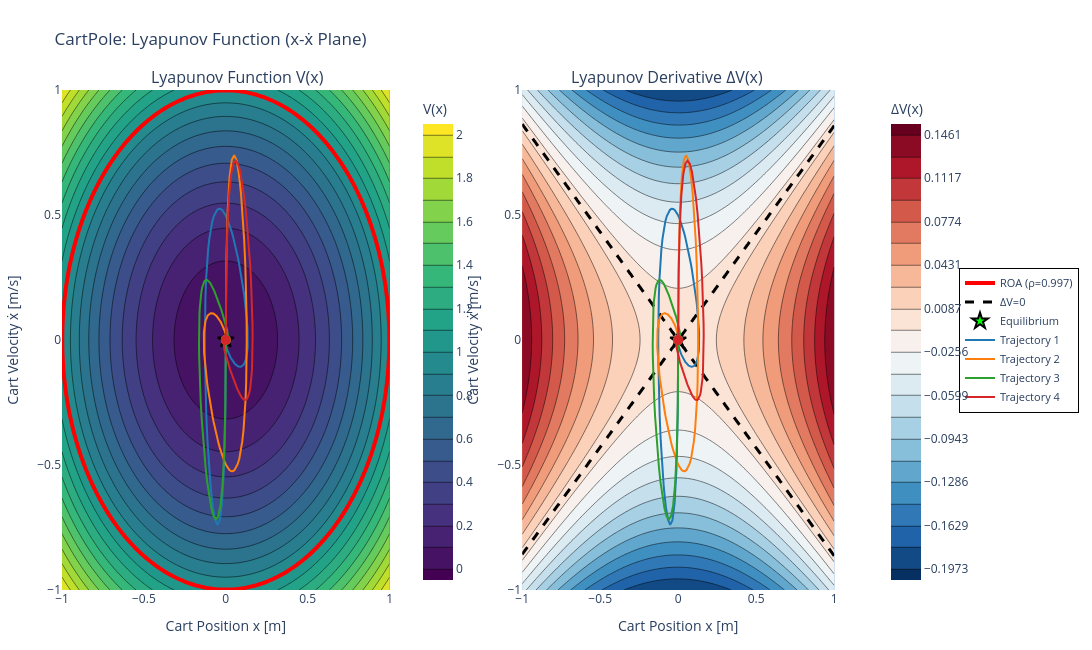

The cell this chart's notebook holds for it:
### Code cell
# 2D Lyapunov Function Visualization, position and linear velocity
state_limits_x_xdot = ((-1.0, 1.0), (-1.0, 1.0))
state_indices_x_xdot = (0, 2)

plot_lyapunov_2d(
    lyapunov_nn,
    controller,
    discrete_system,
    state_limits_x_xdot,
    state_indices=state_indices_x_xdot,
    state_names=("Cart Position x [m]", "Cart Velocity ẋ [m/s]"),
    rho=rho,
    grid_resolution=120,
    trajectories=trajectories,
    title="CartPole: Lyapunov Function (x-ẋ Plane)",
    show=False,
    colorscale="Viridis",
    trajectory_colorscale="D3",
)

### Figure 1 — Plotly figure (JSON) as saved in the notebook; plotly's stock layout.template omitted (floating-point values rounded to 4 significant figures; data arrays with more than 128 entries replaced by an {"elided": "..."} marker saying what was removed)
{"data": [{"colorbar": {"title": {"text": "V(x)"}, "x": 0.45}, "colorscale": [[0, "#440154"], [0.1111, "#482878"], [0.2222, "#3e4989"], [0.3333, "#31688e"], [0.4444, "#26828e"], [0.5556, "#1f9e89"], [0.6667, "#35b779"], [0.7778, "#6ece58"], [0.8889, "#b5de2b"], [1, "#fde725"]], "contours": {"end": 2, "size": 0.1, "start": 0}, "hovertemplate": "%{xaxis.title.text}: %{x:.3f}<br>%{yaxis.title.text}: %{y:.3f}<br>V: %{z:.3f}<extra></extra>", "type": "contour", "x": [-1.0, -0.9832, -0.9664, -0.9496, -0.9328, -0.916, -0.8992, -0.8824, -0.8655, -0.8487, -0.8319, -0.8151, -0.7983, -0.7815, -0.7647, -0.7479, -0.7311, -0.7143, -0.6975, -0.6807, -0.6639, -0.6471, -0.6303, -0.6134, -0.5966, -0.5798, -0.563, -0.5462, -0.5294, -0.5126, -0.4958, -0.479, -0.4622, -0.4454, -0.4286, -0.4118, -0.395, -0.3782, -0.3613, -0.3445, -0.3277, -0.3109, -0.2941, -0.2773, -0.2605, -0.2437, -0.2269, -0.2101, -0.1933, -0.1765, -0.1597, -0.1429, -0.1261, -0.1092, -0.09244, -0.07563, -0.05882, -0.04202, -0.02521, -0.008403, 0.008403, 0.02521, 0.04202, 0.05882, 0.07563, 0.09244, 0.1092, 0.1261, 0.1429, 0.1597, 0.1765, 0.1933, 0.2101, 0.2269, 0.2437, 0.2605, 0.2773, 0.2941, 0.3109, 0.3277, 0.3445, 0.3613, 0.3782, 0.395, 0.4118, 0.4286, 0.4454, 0.4622, 0.479, 0.4958, 0.5126, 0.5294, 0.5462, 0.563, 0.5798, 0.5966, 0.6134, 0.6303, 0.6471, 0.6639, 0.6807, 0.6975, 0.7143, 0.7311, 0.7479, 0.7647, 0.7815, 0.7983, 0.8151, 0.8319, 0.8487, 0.8655, 0.8824, 0.8992, 0.916, 0.9328, 0.9496, 0.9664, 0.9832, 1.0], "xaxis": "x", "y": [-1.0, -0.9832, -0.9664, -0.9496, -0.9328, -0.916, -0.8992, -0.8824, -0.8655, -0.8487, -0.8319, -0.8151, -0.7983, -0.7815, -0.7647, -0.7479, -0.7311, -0.7143, -0.6975, -0.6807, -0.6639, -0.6471, -0.6303, -0.6134, -0.5966, -0.5798, -0.563, -0.5462, -0.5294, -0.5126, -0.4958, -0.479, -0.4622, -0.4454, -0.4286, -0.4118, -0.395, -0.3782, -0.3613, -0.3445, -0.3277, -0.3109, -0.2941, -0.2773, -0.2605, -0.2437, -0.2269, -0.2101, -0.1933, -0.1765, -0.1597, -0.1429, -0.1261, -0.1092, -0.09244, -0.07563, -0.05882, -0.04202, -0.02521, -0.008403, 0.008403, 0.02521, 0.04202, 0.05882, 0.07563, 0.09244, 0.1092, 0.1261, 0.1429, 0.1597, 0.1765, 0.1933, 0.2101, 0.2269, 0.2437, 0.2605, 0.2773, 0.2941, 0.3109, 0.3277, 0.3445, 0.3613, 0.3782, 0.395, 0.4118, 0.4286, 0.4454, 0.4622, 0.479, 0.4958, 0.5126, 0.5294, 0.5462, 0.563, 0.5798, 0.5966, 0.6134, 0.6303, 0.6471, 0.6639, 0.6807, 0.6975, 0.7143, 0.7311, 0.7479, 0.7647, 0.7815, 0.7983, 0.8151, 0.8319, 0.8487, 0.8655, 0.8824, 0.8992, 0.916, 0.9328, 0.9496, 0.9664, 0.9832, 1.0], "yaxis": "y", "z": {"elided": "120x120 float values"}}, {"contours": {"coloring": "none", "end": 0.9969, "size": 1, "start": 0.9969}, "hovertemplate": "ROA Boundary<extra></extra>", "line": {"color": "red", "width": 4}, "name": "ROA (ρ=0.997)", "showscale": false, "type": "contour", "x": [-1.0, -0.9832, -0.9664, -0.9496, -0.9328, -0.916, -0.8992, -0.8824, -0.8655, -0.8487, -0.8319, -0.8151, -0.7983, -0.7815, -0.7647, -0.7479, -0.7311, -0.7143, -0.6975, -0.6807, -0.6639, -0.6471, -0.6303, -0.6134, -0.5966, -0.5798, -0.563, -0.5462, -0.5294, -0.5126, -0.4958, -0.479, -0.4622, -0.4454, -0.4286, -0.4118, -0.395, -0.3782, -0.3613, -0.3445, -0.3277, -0.3109, -0.2941, -0.2773, -0.2605, -0.2437, -0.2269, -0.2101, -0.1933, -0.1765, -0.1597, -0.1429, -0.1261, -0.1092, -0.09244, -0.07563, -0.05882, -0.04202, -0.02521, -0.008403, 0.008403, 0.02521, 0.04202, 0.05882, 0.07563, 0.09244, 0.1092, 0.1261, 0.1429, 0.1597, 0.1765, 0.1933, 0.2101, 0.2269, 0.2437, 0.2605, 0.2773, 0.2941, 0.3109, 0.3277, 0.3445, 0.3613, 0.3782, 0.395, 0.4118, 0.4286, 0.4454, 0.4622, 0.479, 0.4958, 0.5126, 0.5294, 0.5462, 0.563, 0.5798, 0.5966, 0.6134, 0.6303, 0.6471, 0.6639, 0.6807, 0.6975, 0.7143, 0.7311, 0.7479, 0.7647, 0.7815, 0.7983, 0.8151, 0.8319, 0.8487, 0.8655, 0.8824, 0.8992, 0.916, 0.9328, 0.9496, 0.9664, 0.9832, 1.0], "xaxis": "x", "y": [-1.0, -0.9832, -0.9664, -0.9496, -0.9328, -0.916, -0.8992, -0.8824, -0.8655, -0.8487, -0.8319, -0.8151, -0.7983, -0.7815, -0.7647, -0.7479, -0.7311, -0.7143, -0.6975, -0.6807, -0.6639, -0.6471, -0.6303, -0.6134, -0.5966, -0.5798, -0.563, -0.5462, -0.5294, -0.5126, -0.4958, -0.479, -0.4622, -0.4454, -0.4286, -0.4118, -0.395, -0.3782, -0.3613, -0.3445, -0.3277, -0.3109, -0.2941, -0.2773, -0.2605, -0.2437, -0.2269, -0.2101, -0.1933, -0.1765, -0.1597, -0.1429, -0.1261, -0.1092, -0.09244, -0.07563, -0.05882, -0.04202, -0.02521, -0.008403, 0.008403, 0.02521, 0.04202, 0.05882, 0.07563, 0.09244, 0.1092, 0.1261, 0.1429, 0.1597, 0.1765, 0.1933, 0.2101, 0.2269, 0.2437, 0.2605, 0.2773, 0.2941, 0.3109, 0.3277, 0.3445, 0.3613, 0.3782, 0.395, 0.4118, 0.4286, 0.4454, 0.4622, 0.479, 0.4958, 0.5126, 0.5294, 0.5462, 0.563, 0.5798, 0.5966, 0.6134, 0.6303, 0.6471, 0.6639, 0.6807, 0.6975, 0.7143, 0.7311, 0.7479, 0.7647, 0.7815, 0.7983, 0.8151, 0.8319, 0.8487, 0.8655, 0.8824, 0.8992, 0.916, 0.9328, 0.9496, 0.9664, 0.9832, 1.0], "yaxis": "y", "z": {"elided": "120x120 float values"}}, {"colorbar": {"title": {"text": "ΔV(x)"}, "x": 1.05}, "colorscale": [[0, "rgb(5,48,97)"], [0.1, "rgb(33,102,172)"], [0.2, "rgb(67,147,195)"], [0.3, "rgb(146,197,222)"], [0.4, "rgb(209,229,240)"], [0.5, "rgb(247,247,247)"], [0.6, "rgb(253,219,199)"], [0.7, "rgb(244,165,130)"], [0.8, "rgb(214,96,77)"], [0.9, "rgb(178,24,43)"], [1, "rgb(103,0,31)"]], "contours": {"end": 0.1461, "size": 0.01717, "start": -0.1973}, "hovertemplate": "%{xaxis.title.text}: %{x:.3f}<br>%{yaxis.title.text}: %{y:.3f}<br>ΔV: %{z:.3f}<extra></extra>", "type": "contour", "x": [-1.0, -0.9832, -0.9664, -0.9496, -0.9328, -0.916, -0.8992, -0.8824, -0.8655, -0.8487, -0.8319, -0.8151, -0.7983, -0.7815, -0.7647, -0.7479, -0.7311, -0.7143, -0.6975, -0.6807, -0.6639, -0.6471, -0.6303, -0.6134, -0.5966, -0.5798, -0.563, -0.5462, -0.5294, -0.5126, -0.4958, -0.479, -0.4622, -0.4454, -0.4286, -0.4118, -0.395, -0.3782, -0.3613, -0.3445, -0.3277, -0.3109, -0.2941, -0.2773, -0.2605, -0.2437, -0.2269, -0.2101, -0.1933, -0.1765, -0.1597, -0.1429, -0.1261, -0.1092, -0.09244, -0.07563, -0.05882, -0.04202, -0.02521, -0.008403, 0.008403, 0.02521, 0.04202, 0.05882, 0.07563, 0.09244, 0.1092, 0.1261, 0.1429, 0.1597, 0.1765, 0.1933, 0.2101, 0.2269, 0.2437, 0.2605, 0.2773, 0.2941, 0.3109, 0.3277, 0.3445, 0.3613, 0.3782, 0.395, 0.4118, 0.4286, 0.4454, 0.4622, 0.479, 0.4958, 0.5126, 0.5294, 0.5462, 0.563, 0.5798, 0.5966, 0.6134, 0.6303, 0.6471, 0.6639, 0.6807, 0.6975, 0.7143, 0.7311, 0.7479, 0.7647, 0.7815, 0.7983, 0.8151, 0.8319, 0.8487, 0.8655, 0.8824, 0.8992, 0.916, 0.9328, 0.9496, 0.9664, 0.9832, 1.0], "xaxis": "x2", "y": [-1.0, -0.9832, -0.9664, -0.9496, -0.9328, -0.916, -0.8992, -0.8824, -0.8655, -0.8487, -0.8319, -0.8151, -0.7983, -0.7815, -0.7647, -0.7479, -0.7311, -0.7143, -0.6975, -0.6807, -0.6639, -0.6471, -0.6303, -0.6134, -0.5966, -0.5798, -0.563, -0.5462, -0.5294, -0.5126, -0.4958, -0.479, -0.4622, -0.4454, -0.4286, -0.4118, -0.395, -0.3782, -0.3613, -0.3445, -0.3277, -0.3109, -0.2941, -0.2773, -0.2605, -0.2437, -0.2269, -0.2101, -0.1933, -0.1765, -0.1597, -0.1429, -0.1261, -0.1092, -0.09244, -0.07563, -0.05882, -0.04202, -0.02521, -0.008403, 0.008403, 0.02521, 0.04202, 0.05882, 0.07563, 0.09244, 0.1092, 0.1261, 0.1429, 0.1597, 0.1765, 0.1933, 0.2101, 0.2269, 0.2437, 0.2605, 0.2773, 0.2941, 0.3109, 0.3277, 0.3445, 0.3613, 0.3782, 0.395, 0.4118, 0.4286, 0.4454, 0.4622, 0.479, 0.4958, 0.5126, 0.5294, 0.5462, 0.563, 0.5798, 0.5966, 0.6134, 0.6303, 0.6471, 0.6639, 0.6807, 0.6975, 0.7143, 0.7311, 0.7479, 0.7647, 0.7815, 0.7983, 0.8151, 0.8319, 0.8487, 0.8655, 0.8824, 0.8992, 0.916, 0.9328, 0.9496, 0.9664, 0.9832, 1.0], "yaxis": "y2", "z": {"elided": "120x120 float values"}}, {"contours": {"coloring": "none", "end": 0, "size": 1, "start": 0}, "hovertemplate": "ΔV=0 Contour<extra></extra>", "line": {"color": "black", "dash": "dash", "width": 3}, "name": "ΔV=0", "showscale": false, "type": "contour", "x": [-1.0, -0.9832, -0.9664, -0.9496, -0.9328, -0.916, -0.8992, -0.8824, -0.8655, -0.8487, -0.8319, -0.8151, -0.7983, -0.7815, -0.7647, -0.7479, -0.7311, -0.7143, -0.6975, -0.6807, -0.6639, -0.6471, -0.6303, -0.6134, -0.5966, -0.5798, -0.563, -0.5462, -0.5294, -0.5126, -0.4958, -0.479, -0.4622, -0.4454, -0.4286, -0.4118, -0.395, -0.3782, -0.3613, -0.3445, -0.3277, -0.3109, -0.2941, -0.2773, -0.2605, -0.2437, -0.2269, -0.2101, -0.1933, -0.1765, -0.1597, -0.1429, -0.1261, -0.1092, -0.09244, -0.07563, -0.05882, -0.04202, -0.02521, -0.008403, 0.008403, 0.02521, 0.04202, 0.05882, 0.07563, 0.09244, 0.1092, 0.1261, 0.1429, 0.1597, 0.1765, 0.1933, 0.2101, 0.2269, 0.2437, 0.2605, 0.2773, 0.2941, 0.3109, 0.3277, 0.3445, 0.3613, 0.3782, 0.395, 0.4118, 0.4286, 0.4454, 0.4622, 0.479, 0.4958, 0.5126, 0.5294, 0.5462, 0.563, 0.5798, 0.5966, 0.6134, 0.6303, 0.6471, 0.6639, 0.6807, 0.6975, 0.7143, 0.7311, 0.7479, 0.7647, 0.7815, 0.7983, 0.8151, 0.8319, 0.8487, 0.8655, 0.8824, 0.8992, 0.916, 0.9328, 0.9496, 0.9664, 0.9832, 1.0], "xaxis": "x2", "y": [-1.0, -0.9832, -0.9664, -0.9496, -0.9328, -0.916, -0.8992, -0.8824, -0.8655, -0.8487, -0.8319, -0.8151, -0.7983, -0.7815, -0.7647, -0.7479, -0.7311, -0.7143, -0.6975, -0.6807, -0.6639, -0.6471, -0.6303, -0.6134, -0.5966, -0.5798, -0.563, -0.5462, -0.5294, -0.5126, -0.4958, -0.479, -0.4622, -0.4454, -0.4286, -0.4118, -0.395, -0.3782, -0.3613, -0.3445, -0.3277, -0.3109, -0.2941, -0.2773, -0.2605, -0.2437, -0.2269, -0.2101, -0.1933, -0.1765, -0.1597, -0.1429, -0.1261, -0.1092, -0.09244, -0.07563, -0.05882, -0.04202, -0.02521, -0.008403, 0.008403, 0.02521, 0.04202, 0.05882, 0.07563, 0.09244, 0.1092, 0.1261, 0.1429, 0.1597, 0.1765, 0.1933, 0.2101, 0.2269, 0.2437, 0.2605, 0.2773, 0.2941, 0.3109, 0.3277, 0.3445, 0.3613, 0.3782, 0.395, 0.4118, 0.4286, 0.4454, 0.4622, 0.479, 0.4958, 0.5126, 0.5294, 0.5462, 0.563, 0.5798, 0.5966, 0.6134, 0.6303, 0.6471, 0.6639, 0.6807, 0.6975, 0.7143, 0.7311, 0.7479, 0.7647, 0.7815, 0.7983, 0.8151, 0.8319, 0.8487, 0.8655, 0.8824, 0.8992, 0.916, 0.9328, 0.9496, 0.9664, 0.9832, 1.0], "yaxis": "y2", "z": {"elided": "120x120 float values"}}, {"hovertemplate": "Equilibrium<extra></extra>", "marker": {"color": "lime", "line": {"color": "black", "width": 2}, "size": 12, "symbol": "star"}, "mode": "markers", "name": "Equilibrium", "showlegend": true, "type": "scatter", "x": [0], "xaxis": "x", "y": [0], "yaxis": "y"}, {"hovertemplate": "Equilibrium<extra></extra>", "marker": {"color": "lime", "line": {"color": "black", "width": 2}, "size": 12, "symbol": "star"}, "mode": "markers", "name": "Equilibrium", "showlegend": false, "type": "scatter", "x": [0], "xaxis": "x2", "y": [0], "yaxis": "y2"}, {"hovertemplate": "Traj 1<extra></extra>", "line": {"color": "#1F77B4", "width": 2}, "mode": "lines", "name": "Trajectory 1", "showlegend": true, "type": "scatter", "x": {"elided": "201 float values"}, "xaxis": "x", "y": {"elided": "201 float values"}, "yaxis": "y"}, {"hovertemplate": "Start<extra></extra>", "marker": {"color": "#1F77B4", "size": 10, "symbol": "circle"}, "mode": "markers", "showlegend": false, "type": "scatter", "x": [0], "xaxis": "x", "y": [0], "yaxis": "y"}, {"hovertemplate": "Traj 1<extra></extra>", "line": {"color": "#1F77B4", "width": 2}, "mode": "lines", "name": "Trajectory 1", "showlegend": false, "type": "scatter", "x": {"elided": "201 float values"}, "xaxis": "x2", "y": {"elided": "201 float values"}, "yaxis": "y2"}, {"hovertemplate": "Start<extra></extra>", "marker": {"color": "#1F77B4", "size": 10, "symbol": "circle"}, "mode": "markers", "showlegend": false, "type": "scatter", "x": [0], "xaxis": "x2", "y": [0], "yaxis": "y2"}, {"hovertemplate": "Traj 2<extra></extra>", "line": {"color": "#FF7F0E", "width": 2}, "mode": "lines", "name": "Trajectory 2", "showlegend": true, "type": "scatter", "x": {"elided": "201 float values"}, "xaxis": "x", "y": {"elided": "201 float values"}, "yaxis": "y"}, {"hovertemplate": "Start<extra></extra>", "marker": {"color": "#FF7F0E", "size": 10, "symbol": "circle"}, "mode": "markers", "showlegend": false, "type": "scatter", "x": [0], "xaxis": "x", "y": [0], "yaxis": "y"}, {"hovertemplate": "Traj 2<extra></extra>", "line": {"color": "#FF7F0E", "width": 2}, "mode": "lines", "name": "Trajectory 2", "showlegend": false, "type": "scatter", "x": {"elided": "201 float values"}, "xaxis": "x2", "y": {"elided": "201 float values"}, "yaxis": "y2"}, {"hovertemplate": "Start<extra></extra>", "marker": {"color": "#FF7F0E", "size": 10, "symbol": "circle"}, "mode": "markers", "showlegend": false, "type": "scatter", "x": [0], "xaxis": "x2", "y": [0], "yaxis": "y2"}, {"hovertemplate": "Traj 3<extra></extra>", "line": {"color": "#2CA02C", "width": 2}, "mode": "lines", "name": "Trajectory 3", "showlegend": true, "type": "scatter", "x": {"elided": "201 float values"}, "xaxis": "x", "y": {"elided": "201 float values"}, "yaxis": "y"}, {"hovertemplate": "Start<extra></extra>", "marker": {"color": "#2CA02C", "size": 10, "symbol": "circle"}, "mode": "markers", "showlegend": false, "type": "scatter", "x": [0], "xaxis": "x", "y": [0], "yaxis": "y"}, {"hovertemplate": "Traj 3<extra></extra>", "line": {"color": "#2CA02C", "width": 2}, "mode": "lines", "name": "Trajectory 3", "showlegend": false, "type": "scatter", "x": {"elided": "201 float values"}, "xaxis": "x2", "y": {"elided": "201 float values"}, "yaxis": "y2"}, {"hovertemplate": "Start<extra></extra>", "marker": {"color": "#2CA02C", "size": 10, "symbol": "circle"}, "mode": "markers", "showlegend": false, "type": "scatter", "x": [0], "xaxis": "x2", "y": [0], "yaxis": "y2"}, {"hovertemplate": "Traj 4<extra></extra>", "line": {"color": "#D62728", "width": 2}, "mode": "lines", "name": "Trajectory 4", "showlegend": true, "type": "scatter", "x": {"elided": "201 float values"}, "xaxis": "x", "y": {"elided": "201 float values"}, "yaxis": "y"}, {"hovertemplate": "Start<extra></extra>", "marker": {"color": "#D62728", "size": 10, "symbol": "circle"}, "mode": "markers", "showlegend": false, "type": "scatter", "x": [0], "xaxis": "x", "y": [0], "yaxis": "y"}, {"hovertemplate": "Traj 4<extra></extra>", "line": {"color": "#D62728", "width": 2}, "mode": "lines", "name": "Trajectory 4", "showlegend": false, "type": "scatter", "x": {"elided": "201 float values"}, "xaxis": "x2", "y": {"elided": "201 float values"}, "yaxis": "y2"}, {"hovertemplate": "Start<extra></extra>", "marker": {"color": "#D62728", "size": 10, "symbol": "circle"}, "mode": "markers", "showlegend": false, "type": "scatter", "x": [0], "xaxis": "x2", "y": [0], "yaxis": "y2"}], "layout": {"annotations": [{"font": {"size": 16}, "showarrow": false, "text": "Lyapunov Function V(x)", "x": 0.225, "xanchor": "center", "xref": "paper", "y": 1, "yanchor": "bottom", "yref": "paper"}, {"font": {"size": 16}, "showarrow": false, "text": "Lyapunov Derivative ΔV(x)", "x": 0.775, "xanchor": "center", "xref": "paper", "y": 1, "yanchor": "bottom", "yref": "paper"}], "height": 650, "hovermode": "closest", "legend": {"bgcolor": "rgba(255,255,255,0.95)", "bordercolor": "black", "borderwidth": 1, "font": {"size": 11}, "x": 1.15, "xanchor": "left", "y": 0.5, "yanchor": "middle"}, "margin": {"b": 60, "l": 60, "r": 250, "t": 90}, "showlegend": true, "title": {"text": "CartPole: Lyapunov Function (x-ẋ Plane)"}, "width": 1600, "xaxis": {"anchor": "y", "domain": [0, 0.42], "title": {"text": "Cart Position x [m]"}}, "xaxis2": {"anchor": "y2", "domain": [0.59, 0.99], "title": {"text": "Cart Position x [m]"}}, "yaxis": {"anchor": "x", "domain": [0, 1], "title": {"text": "Cart Velocity ẋ [m/s]"}}, "yaxis2": {"anchor": "x2", "domain": [0, 1], "title": {"text": "Cart Velocity ẋ [m/s]"}}}}
